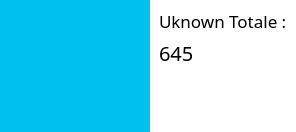
                   <widget class="QWidget" name="widget_41" native="true">
                    <property name="styleSheet">
                     <string notr="true">background-color: white</string>
                    </property>
                    <layout class="QHBoxLayout" name="horizontalLayout_23" stretch="1,2">
                     <property name="spacing">
                      <number>0</number>
                     </property>
                     <property name="leftMargin">
                      <number>0</number>
                     </property>
                     <property name="topMargin">
                      <number>0</number>
                     </property>
                     <property name="rightMargin">
                      <number>0</number>
                     </property>
                     <property name="bottomMargin">
                      <number>0</number>
                     </property>
                     <item>
                      <widget class="QWidget" name="widget_42" native="true">
                       <property name="minimumSize">
                        <size>
                         <width>150</width>
                         <height>132</height>
                        </size>
                       </property>
                       <property name="maximumSize">
                        <size>
                         <width>150</width>
                         <height>132</height>
                        </size>
                       </property>
                       <property name="styleSheet">
                        <string notr="true">background-color: rgb(0, 192, 239);</string>
                       </property>
                       <layout class="QVBoxLayout" name="verticalLayout_31">
                        <property name="leftMargin">
                         <number>35</number>
                        </property>
                        <property name="topMargin">
                         <number>30</number>
                        </property>
                        <property name="rightMargin">
                         <number>35</number>
                        </property>
                        <property name="bottomMargin">
                         <number>35</number>
                        </property>
                        <item>
                         <widget class="QLabel" name="label_46">
                          <property name="sizePolicy">
                           <sizepolicy hsizetype="Ignored" vsizetype="Ignored">
                            <horstretch>0</horstretch>
                            <verstretch>0</verstretch>
                           </sizepolicy>
                          </property>
                          <property name="text">
                           <string/>
                          </property>
                          <property name="pixmap">
                           <pixmap>../pictures/shopping-bag (1).png</pixmap>
                          </property>
                          <property name="scaledContents">
                           <bool>true</bool>
                          </property>
                         </widget>
                        </item>
                       </layout>
                      </widget>
                     </item>
                     <item>
                      <widget class="QWidget" name="widget_43" native="true">
                       <property name="maximumSize">
                        <size>
                         <width>16777215</width>
                         <height>132</height>
                        </size>
                       </property>
                       <property name="styleSheet">
                        <string notr="true"/>
                       </property>
                       <layout class="QVBoxLayout" name="verticalLayout_32">
                        <item>
                         <widget class="QLabel" name="label_47">
                          <property name="font">
                           <font>
                            <family>Trebuchet MS</family>
                            <pointsize>13</pointsize>
                            <weight>50</weight>
                            <italic>false</italic>
                            <bold>false</bold>
                           </font>
                          </property>
                          <property name="styleSheet">
                           <string notr="true">font: 13pt &quot;Trebuchet MS&quot;;</string>
                          </property>
                          <property name="text">
                           <string>Uknown Totale :</string>
                          </property>
                          <property name="wordWrap">
                           <bool>true</bool>
                          </property>
                         </widget>
                        </item>
                        <item>
                         <widget class="QLabel" name="label_48">
                          <property name="font">
                           <font>
                            <family>Arial Rounded MT Bold</family>
                            <pointsize>15</pointsize>
                            <weight>50</weight>
                            <italic>false</italic>
                            <bold>false</bold>
                           </font>
                          </property>
                          <property name="styleSheet">
                           <string notr="true">font: 15pt &quot;Arial Rounded MT Bold&quot;;</string>
                          </property>
                          <property name="text">
                           <string>645</string>
                          </property>
                          <property name="wordWrap">
                           <bool>true</bool>
                          </property>
                         </widget>
                        </item>
                        <item>
                         <spacer name="verticalSpacer_11">
                          <property name="orientation">
                           <enum>Qt::Vertical</enum>
                          </property>
                          <property name="sizeHint" stdset="0">
                           <size>
                            <width>20</width>
                            <height>40</height>
                           </size>
                          </property>
                         </spacer>
                        </item>
                       </layout>
                      </widget>
                     </item>
                    </layout>
                   </widget>
